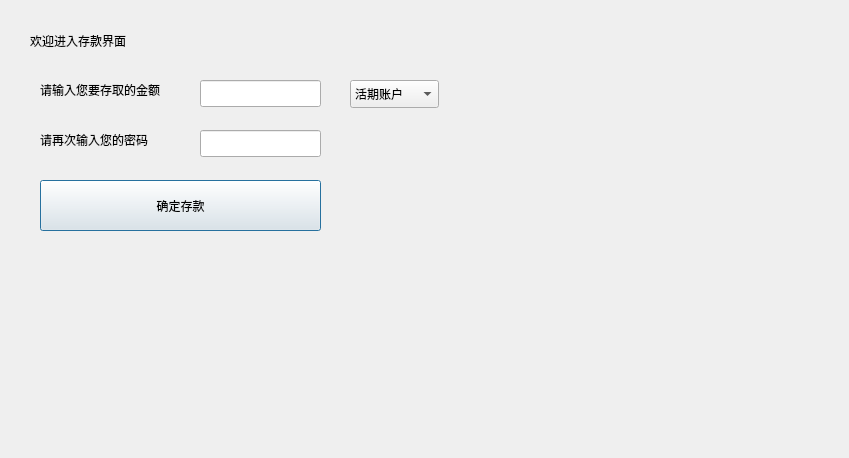
<?xml version="1.0" encoding="UTF-8"?>
<ui version="4.0">
 <class>dialoguserdeposit</class>
 <widget class="QDialog" name="dialoguserdeposit">
  <property name="geometry">
   <rect>
    <x>0</x>
    <y>0</y>
    <width>849</width>
    <height>458</height>
   </rect>
  </property>
  <property name="windowTitle">
   <string>Dialog</string>
  </property>
  <widget class="QLabel" name="label_2">
   <property name="geometry">
    <rect>
     <x>40</x>
     <y>80</y>
     <width>181</width>
     <height>20</height>
    </rect>
   </property>
   <property name="text">
    <string>请输入您要存取的金额</string>
   </property>
  </widget>
  <widget class="QLineEdit" name="lineEdit_3">
   <property name="geometry">
    <rect>
     <x>200</x>
     <y>130</y>
     <width>121</width>
     <height>27</height>
    </rect>
   </property>
  </widget>
  <widget class="QPushButton" name="pushButton">
   <property name="geometry">
    <rect>
     <x>40</x>
     <y>180</y>
     <width>281</width>
     <height>51</height>
    </rect>
   </property>
   <property name="text">
    <string>确定存款</string>
   </property>
  </widget>
  <widget class="QLineEdit" name="lineEdit_2">
   <property name="geometry">
    <rect>
     <x>200</x>
     <y>80</y>
     <width>121</width>
     <height>27</height>
    </rect>
   </property>
  </widget>
  <widget class="QLabel" name="label_3">
   <property name="geometry">
    <rect>
     <x>40</x>
     <y>130</y>
     <width>181</width>
     <height>20</height>
    </rect>
   </property>
   <property name="text">
    <string>请再次输入您的密码</string>
   </property>
  </widget>
  <widget class="QLabel" name="label">
   <property name="geometry">
    <rect>
     <x>0</x>
     <y>-80</y>
     <width>701</width>
     <height>411</height>
    </rect>
   </property>
   <property name="styleSheet">
    <string notr="true">image:url(:/jrbj1.jfif)</string>
   </property>
   <property name="text">
    <string/>
   </property>
  </widget>
  <widget class="QLabel" name="label_4">
   <property name="geometry">
    <rect>
     <x>30</x>
     <y>10</y>
     <width>361</width>
     <height>61</height>
    </rect>
   </property>
   <property name="text">
    <string>欢迎进入存款界面</string>
   </property>
  </widget>
  <widget class="QComboBox" name="comboBox">
   <property name="geometry">
    <rect>
     <x>350</x>
     <y>80</y>
     <width>89</width>
     <height>28</height>
    </rect>
   </property>
   <item>
    <property name="text">
     <string>活期账户</string>
    </property>
   </item>
   <item>
    <property name="text">
     <string>储蓄账户</string>
    </property>
   </item>
  </widget>
  <zorder>label</zorder>
  <zorder>label_2</zorder>
  <zorder>lineEdit_3</zorder>
  <zorder>pushButton</zorder>
  <zorder>lineEdit_2</zorder>
  <zorder>label_3</zorder>
  <zorder>label_4</zorder>
  <zorder>comboBox</zorder>
 </widget>
 <resources/>
 <connections/>
</ui>
